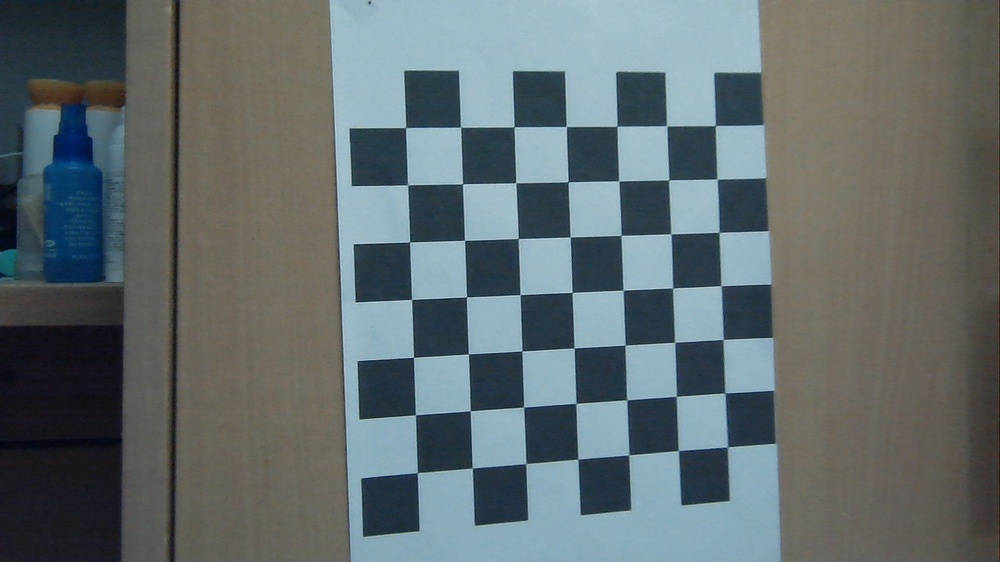
#> input picture MonoCalibration/right/images/WIN_20221023_23_37_32_Pro.jpg, 1000 x 562 px, shrunk from 1920 x 1080 before the run; its folder holds 4 pictures in this run
$ jupyter execute --allow-errors test_1.ipynb
#> lines starting #> are read from the running program, lines starting #| are printed output that depends on the picture
[cell 1]
import cv2
import numpy as np
import glob
from numpy import array as matrix, arange

# 找棋盘格角点
# 阈值
criteria = (cv2.TERM_CRITERIA_EPS + cv2.TERM_CRITERIA_MAX_ITER, 30, 0.001)
# w h分别是棋盘格模板长边和短边规格（角点个数）
w = 7
h = 7

# 世界坐标系中的棋盘格点,例如(0,0,0), (1,0,0), (2,0,0) ....,(8,5,0)，去掉Z坐标，记为二维矩阵，认为在棋盘格这个平面上Z=0
objp = np.zeros((w * h, 3), np.float32)  # 构造0矩阵，88行3列，用于存放角点的世界坐标
objp[:, :2] = np.mgrid[0:w, 0:h].T.reshape(-1, 2)  # 三维网格坐标划分

# 储存棋盘格角点的世界坐标和图像坐标对
objpoints = []  # 在世界坐标系中的三维点
imgpoints = []  # 在图像平面的二维点
record = []

switch = 'right'

images = glob.glob('./'+ switch + '/images/*.jpg')
for fname in images:
    img = cv2.imread(fname)
#> img is the input picture: shape (562, 1000, 3); mean B, G, R 110.3, 108.4, 97.7
    gray = cv2.cvtColor(img, cv2.COLOR_BGR2GRAY)
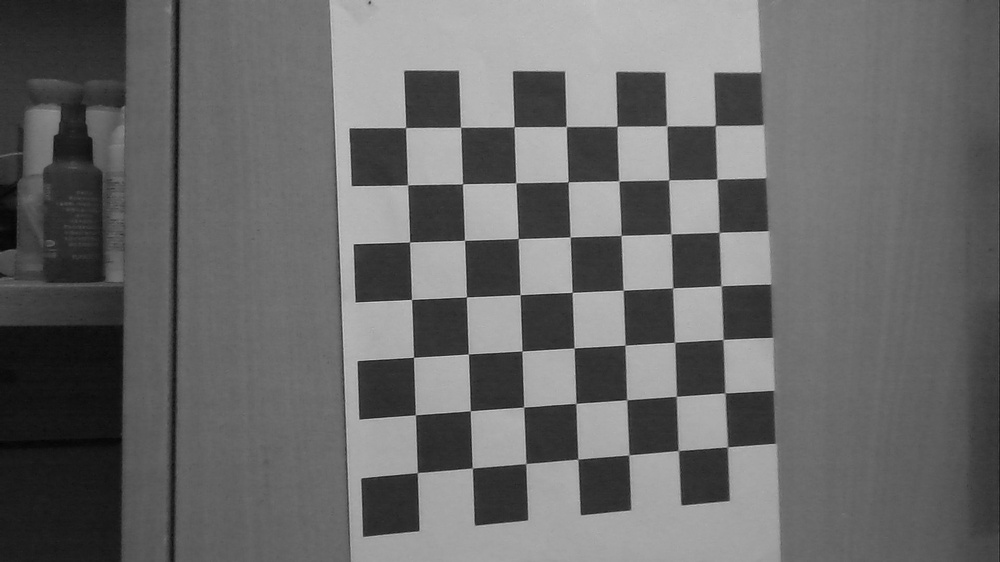
#> gray: shape (562, 1000); min 2, max 213, mean 105.4
    # 粗略找到棋盘格角点 这里找到的是这张图片中角点的亚像素点位置，共11×8 = 88个点，gray必须是8位灰度或者彩色图，（w,h）为角点规模
    ret, corners = cv2.findChessboardCorners(gray, (w, h))
#> ret = True; corners = 49 rows, first 8: [715.5, 125.2], [717, 179], [719.2, 232.5], [721.4, 286], [722.9, 339.5], [724.8, 392.6], [727, 447.2], [666.6, 125.8]
    # 如果找到足够点对，将其存储起来
    if ret == True:
        record.append(fname)
        # 精确找到角点坐标
        corners = cv2.cornerSubPix(gray, corners, (11, 11), (-1, -1), criteria)
#> corners = 49 rows, first 8: [715.3, 125.5], [717, 179], [719, 232.3], [721.1, 285.7], [722.9, 339.5], [724.9, 392.9], [727.4, 447], [666.6, 125.8]

        # 将正确的objp点放入objpoints中
        objpoints.append(objp)
        imgpoints.append(corners)
#> pass 2 of the loop `for fname in images:`:
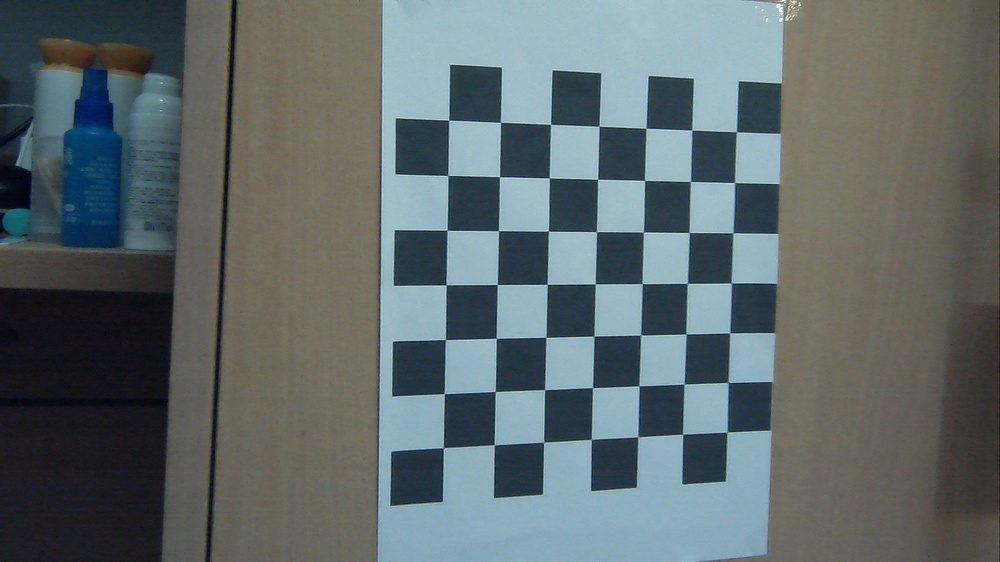
#> input picture MonoCalibration/right/images/WIN_20221023_23_37_41_Pro.jpg, 1000 x 562 px, shrunk from 1920 x 1080 before the run
#> img is the input picture: shape (562, 1000, 3); mean B, G, R 107.3, 105.5, 95.3
#> `gray = cv2.cvtColor(img, cv2.COLOR_BGR2GRAY)`:
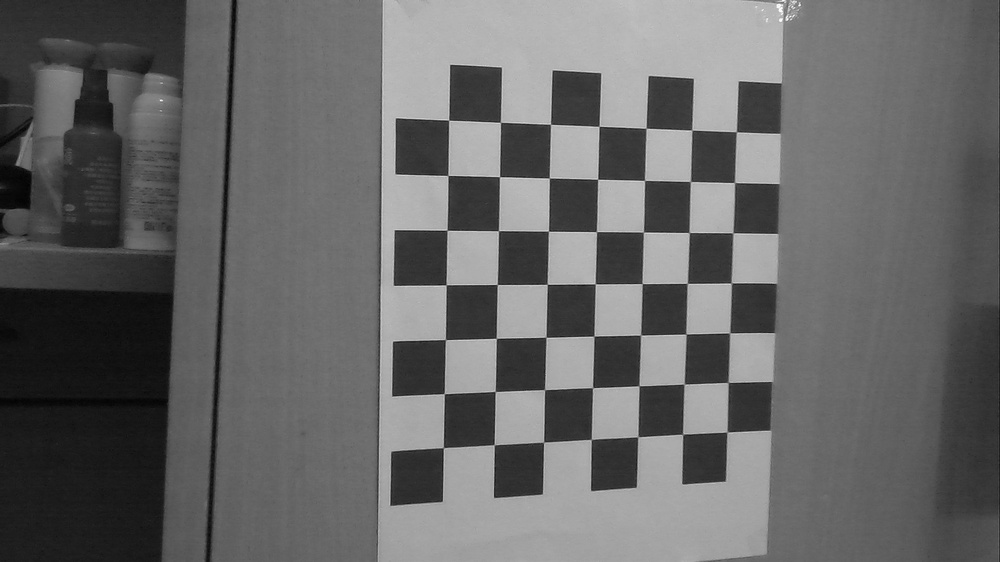
#> gray: shape (562, 1000); min 3, max 254, mean 102.6
#> `ret, corners = cv2.findChessboardCorners(gray, (w, h))`: corners = 49 rows, first 8: [448.8, 120.2], [500.4, 122.3], [550.6, 124.2], [599, 126.3], [646, 128], [692, 130], [736.4, 131.6], [448, 175.5]
#> `corners = cv2.cornerSubPix(gray, corners, (11, 11), (-1, -1), criteria)`: corners = 49 rows, first 8: [448.6, 120.2], [500.4, 122.3], [550.5, 124.3], [599, 126.4], [646, 128.3], [691.7, 130.1], [736.3, 131.7], [447.9, 175.4]
#> pass 3 of the loop `for fname in images:`:
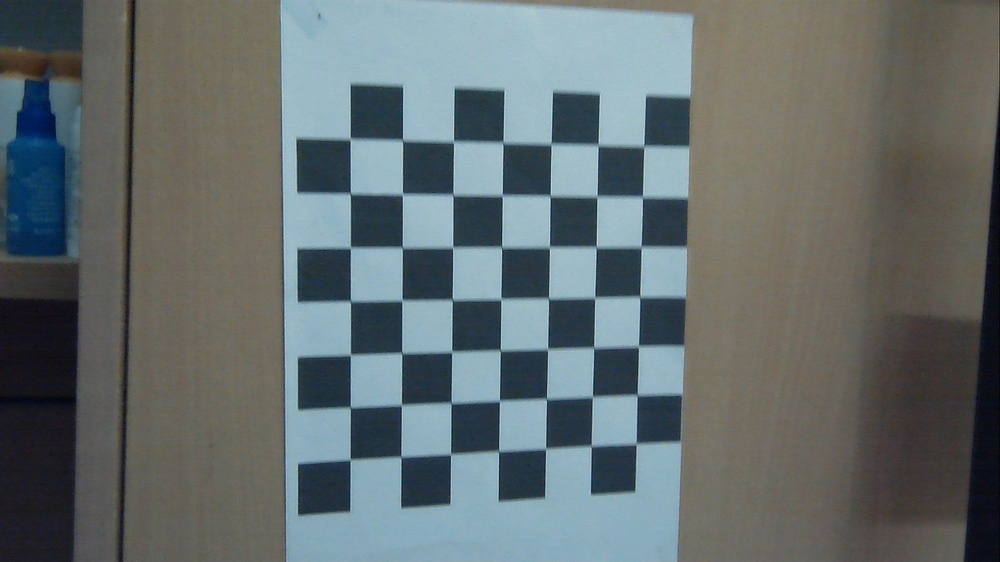
#> input picture MonoCalibration/right/images/WIN_20221023_23_37_44_Pro.jpg, 1000 x 562 px, shrunk from 1920 x 1080 before the run
#> img is the input picture: shape (562, 1000, 3); mean B, G, R 109.7, 108.9, 99.7
#> `gray = cv2.cvtColor(img, cv2.COLOR_BGR2GRAY)`:
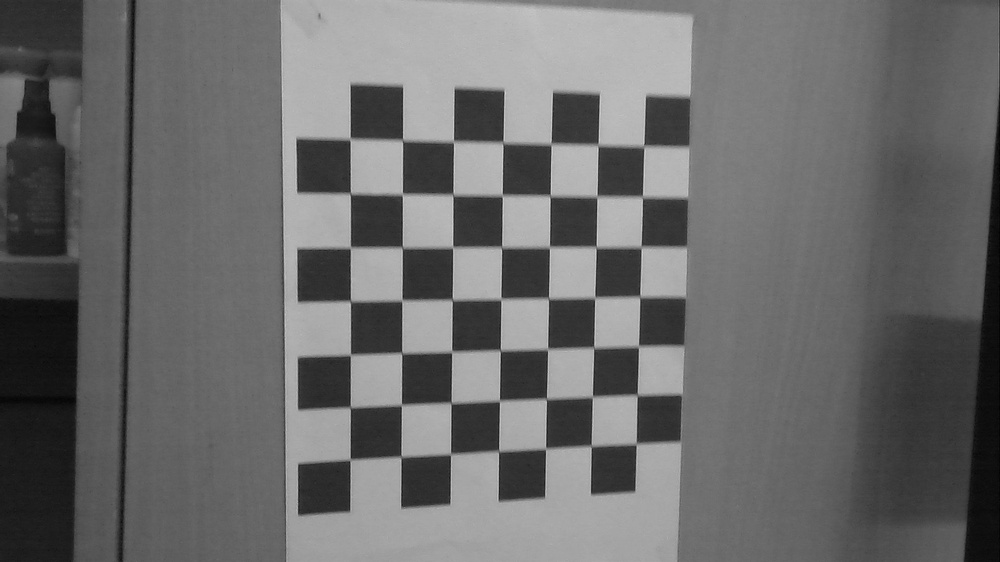
#> gray: shape (562, 1000); min 1, max 215, mean 106.3
#> `ret, corners = cv2.findChessboardCorners(gray, (w, h))`: corners = 49 rows, first 8: [350.4, 136.7], [402.5, 138.5], [453.4, 141.5], [503, 143], [551, 144], [598.3, 146.9], [643.7, 144.1], [349.9, 192.7]
#> `corners = cv2.cornerSubPix(gray, corners, (11, 11), (-1, -1), criteria)`: corners = 49 rows, first 8: [350.1, 139], [402.5, 140.2], [453.4, 141.5], [502.8, 142.6], [551.1, 144], [598.1, 145], [643.7, 146.1], [350.3, 193.5]
#> the loop made 4 passes; the first 3 are shown
        # 将角点在图像上显示

# 标定 返回标定结果、相机的内参数矩阵、畸变系数、旋转矩阵和平移向量
ret, mtx, dist, rvecs, tvecs = cv2.calibrateCamera(objpoints, imgpoints, gray.shape[::-1], None, None)


# [14 lines of commented-out code are left out]
total_error = 0
for i in range(len(objpoints)):
    imgpoints2, _ = cv2.projectPoints(objpoints[i], rvecs[i], tvecs[i], mtx, dist)
    error = cv2.norm(imgpoints[i], imgpoints2, cv2.NORM_L2) / len(imgpoints2)
    total_error += error
print("total error: ", total_error / len(objpoints))
